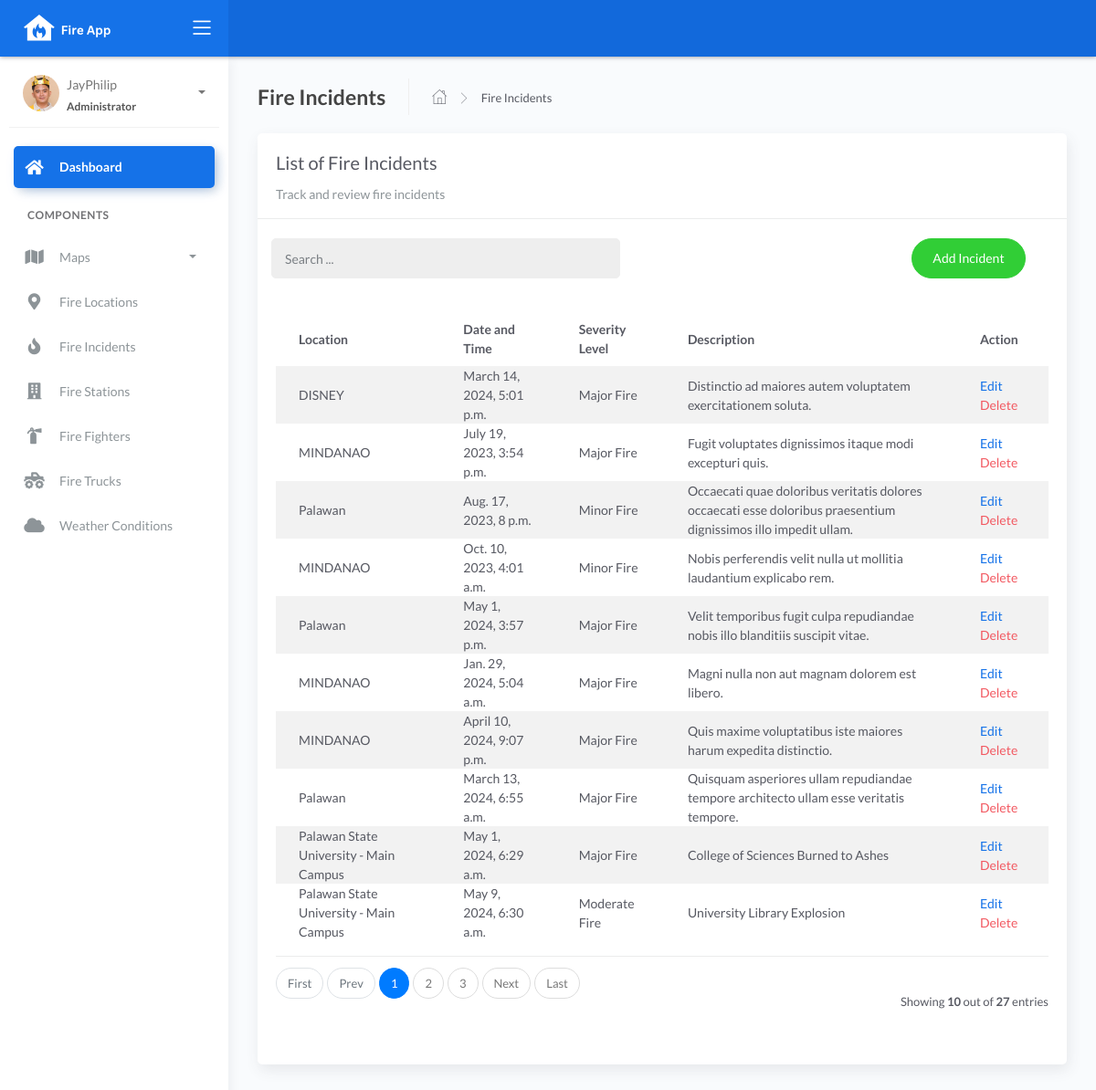
/incident_list, run on the app's committed database.
### fire/models.py (models this page shows, shortened)
class BaseModel(models.Model):
    created_at = models.DateTimeField(auto_now_add=True, db_index=True)
    updated_at = models.DateTimeField(auto_now=True)
    class Meta:
        abstract = True

class Incident(BaseModel):
    SEVERITY_CHOICES = (
        ('Minor Fire', 'Minor Fire'),
        ('Moderate Fire', 'Moderate Fire'),
        ('Major Fire', 'Major Fire'),
    )
    location = models.ForeignKey(Locations, on_delete=models.CASCADE)
    date_time = models.DateTimeField(blank=True, null=True)
    severity_level = models.CharField(max_length=45, choices=SEVERITY_CHOICES)
    description = models.CharField(max_length=250)

class Locations(BaseModel):
    name = models.CharField(max_length=150)
    latitude = models.DecimalField(
        max_digits=22, decimal_places=16, null=True, blank=True)
    longitude = models.DecimalField(
        max_digits=22, decimal_places=16, null=True, blank=True)
    address = models.CharField(max_length=150)
    city = models.CharField(max_length=150)  # can be in separate table
    country = models.CharField(max_length=150)  # can be in separate table
    def __str__(self):
        return f"{self.name}"

### fire/views.py (the view)
# urls.py: path('incident_list', IncidentList.as_view(), name='incident-list'),
class IncidentList(ListView):
    model = Incident
    context_object_name = 'incident'
    template_name = "incident_list.html"
    paginate_by = 10
    def get_queryset(self, *args, **kwargs):
         qs = super(IncidentList, self).get_queryset(*args, **kwargs)
         if self.request.GET.get("q") != None:
             query = self.request.GET.get('q')
             qs = qs.filter(Q(location__name__icontains=query) |
                            Q(severity_level__icontains=query) |
                            Q(description__icontains=query))
         return qs

### templates/incident_list.html (shortened to what this page needs)
{% extends 'base.html' %} {% load static %} {% block content %}
<div class="content">
    <div class="page-inner">
        <div class="page-header">
            <h4 class="page-title">Fire Incidents</h4>
            <ul class="breadcrumbs">
                <li class="nav-home">
                    <a href="{%url 'dashboard-chart' %}">
                    <i class="flaticon-home"></i>
                    </a>
                </li>
                <li class="separator">
                    <i class="flaticon-right-arrow"></i>
                </li>
                <li class="nav-item">
                    <a href="#">Fire Incidents</a>
                </li>
            </ul>
        </div>
        <div class="row">
            <div class="col-md-12">
                <div class="card">
                    <div class="card-header">
                        <div class="card-title">List of Fire Incidents</div>
                        <div class="card-category">Track and review fire incidents</div>
                    </div>
                    <br>
                        <div class="col-md-12 row">
                            <div class="col-md-6">
                                <form class="navbar-left navbar-form nav-search mr-md-3" action="{% url 'incident-list' %}">
                                    <div class="input-group">
                                        <input type="text" placeholder="Search ..." class="form-control" name="q">
                                        <div class="input-group-append">
                                        <span class="input-group-text">
                                        </span>
                                        </div>
                                    </div>
                                </form>
                            </div>
                            <div class="col-md-6">
                                <div class="pull-right">
                                    <a href="{% url 'incident-add'%}" class="btn btn-success btn-rounded">Add Incident</a>
                                </div>
                            </div>
                        </div>
                    <div class="card-body">
                        <table class="table table-striped mt-3">
                            <thead>
                                <tr>
                                    <th scope="col">Location</th>
                                    <th scope="col">Date and Time</th>
                                    <th scope="col">Severity Level</th>
                                    <th scope="col">Description</th>
                                    <th scope="col">Action</th>
                                </tr>
                            </thead>
                            <tbody>
                                {% for object in object_list %}
                                <tr>
                                    <td>{{ object.location }}</td>
                                    <td>{{ object.date_time }}</td>
                                    <td>{{ object.severity_level }}</td>
                                    <td>{{ object.description }}</td>
                                    <td>
                                        <a href="incident_list/edit/{{ object.id }}">Edit</a>
                                        <a href="incident_list/delete/{{ object.id }}" class="text-danger">Delete</a>
                                    </td>
                                </tr>
                                {% empty %}
                                <tr>
                                    <td colspan="4" style="text-align: center">
                                    <p class="text-sm font-weight-bold mb-0">No Records Found</p>
                                    </td>
                                </tr>
                                {% endfor %}
                            </tbody>
                        </table>
                        {% include 'includes/pagination.html' %}
                    </div>
                </div>
            </div>
        </div>
    </div>
</div>
{% endblock %}

### data on the page
Incident: location "DISNEY", date_time "March 14, 2024, 5:01 p.m.", severity_level "Major Fire", description "Distinctio ad maiores autem voluptatem exercitationem soluta."
Incident: location "MINDANAO", date_time "July 19, 2023, 3:54 p.m.", severity_level "Major Fire", description "Fugit voluptates dignissimos itaque modi excepturi quis."
Incident: location "Palawan", date_time "Aug. 17, 2023, 8 p.m.", severity_level "Minor Fire", description "Occaecati quae doloribus veritatis dolores occaecati esse doloribus praesentium dignissimos illo impedit ullam."
Incident: location "MINDANAO", date_time "Oct. 10, 2023, 4:01 a.m.", severity_level "Minor Fire", description "Nobis perferendis velit nulla ut mollitia laudantium explicabo rem."
Incident: location "Palawan", date_time "May 1, 2024, 3:57 p.m.", severity_level "Major Fire", description "Velit temporibus fugit culpa repudiandae nobis illo blanditiis suscipit vitae."
Incident: location "MINDANAO", date_time "Jan. 29, 2024, 5:04 a.m.", severity_level "Major Fire", description "Magni nulla non aut magnam dolorem est libero."
Incident: location "MINDANAO", date_time "April 10, 2024, 9:07 p.m.", severity_level "Major Fire", description "Quis maxime voluptatibus iste maiores harum expedita distinctio."
Incident: location "Palawan", date_time "March 13, 2024, 6:55 a.m.", severity_level "Major Fire", description "Quisquam asperiores ullam repudiandae tempore architecto ullam esse veritatis tempore."
Incident: location "Palawan State University - Main Campus", date_time "May 1, 2024, 6:29 a.m.", severity_level "Major Fire", description "College of Sciences Burned to Ashes"
Incident: location "Palawan State University - Main Campus", date_time "May 9, 2024, 6:30 a.m.", severity_level "Moderate Fire", description "University Library Explosion"

### other printed values
{{ page_num }} "1"
{{ page_num }} "2" "3"
{{ object_list.count }} "10"
{{ paginator.count }} "27"
